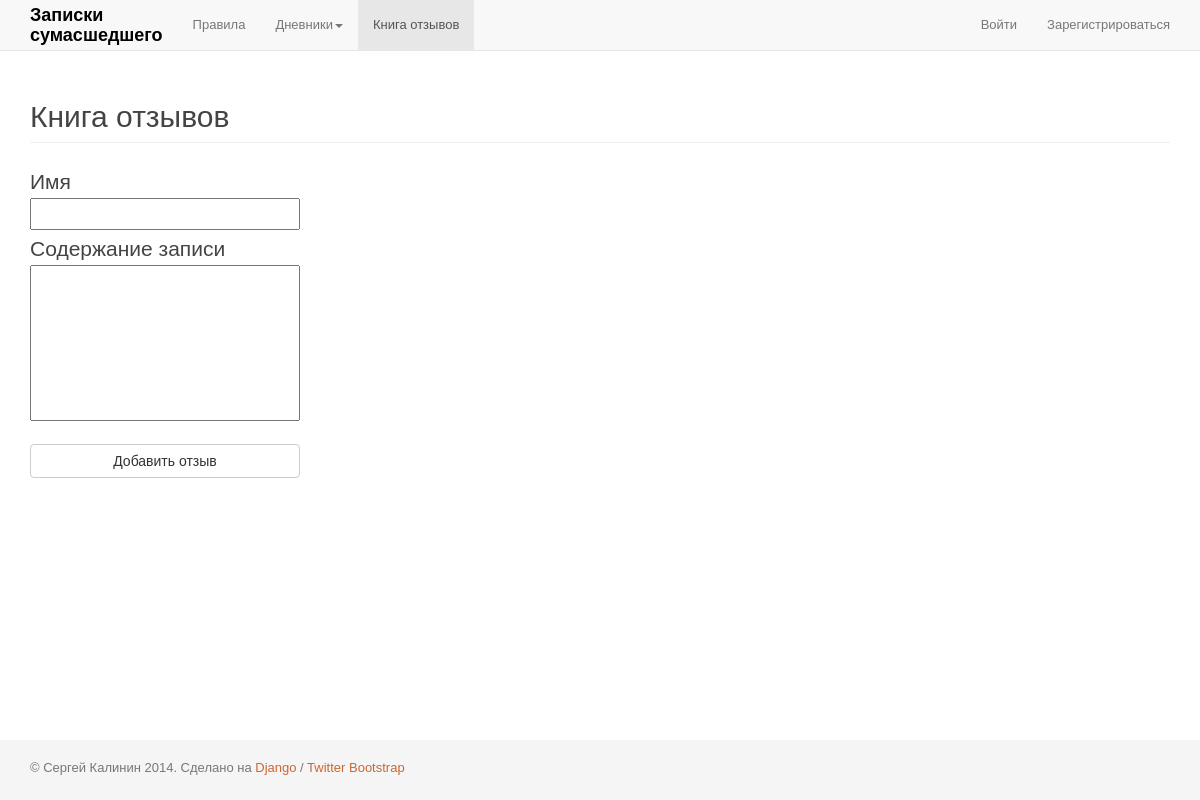
/guestbook/, run on an earlier commit of the app's database.
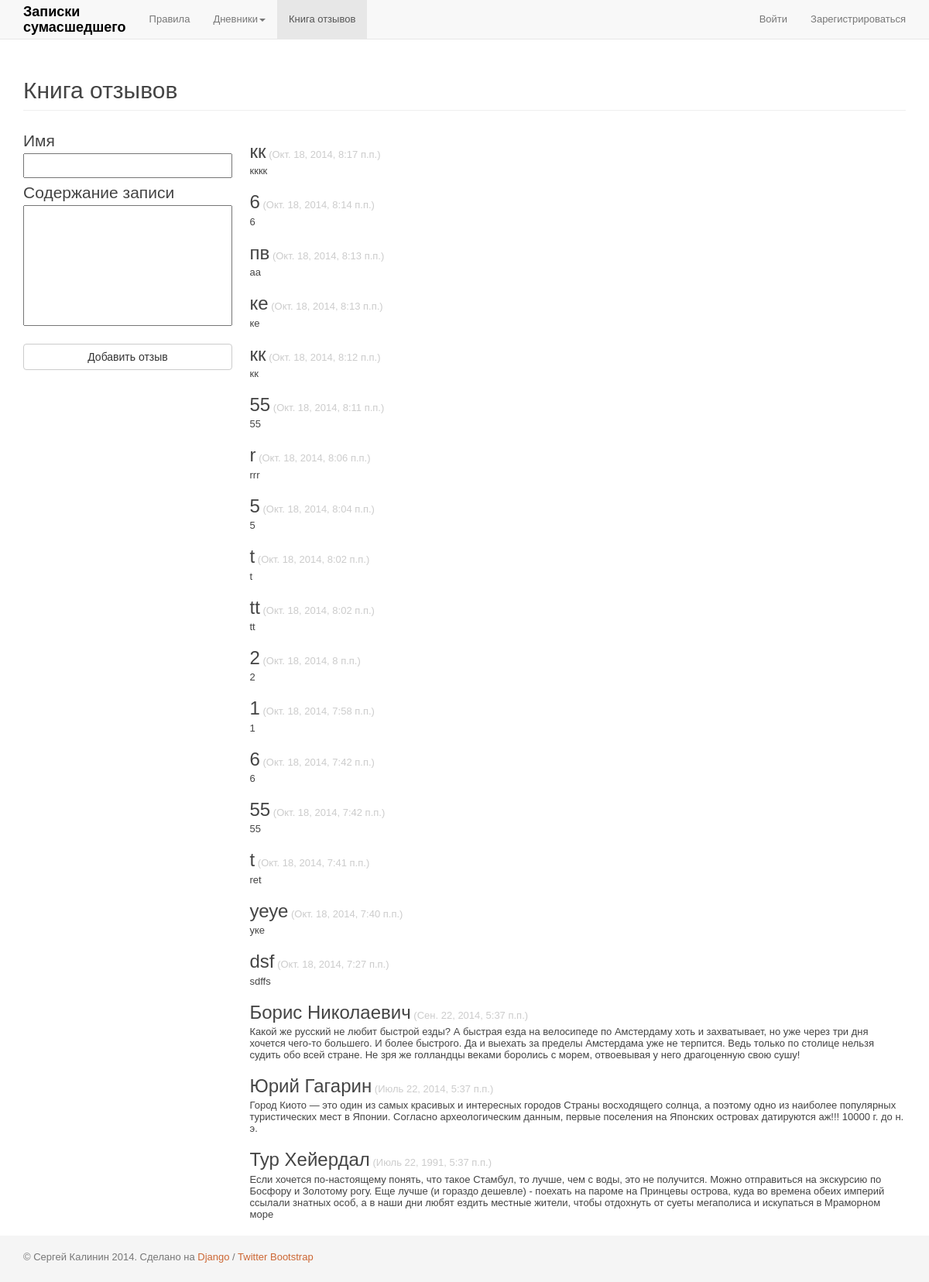
And on a later commit of the database.
### app_guestbook/models.py (models this page shows)
class GuestbookRecord(models.Model):
	username = models.CharField(
		'Имя',
		max_length=100,
		blank=False,
		null=False,
	)
	text = models.TextField(
		'Содержание записи',
		max_length=50000,
		blank=False,
	)
	date = models.DateTimeField(
		'Дата создания',
		auto_now=True,
	)
	is_active = models.BooleanField(default=True)
	@classmethod
	def get_all_entries(self):
		return self.objects.filter(is_active=True).order_by('-date')

### app_guestbook/views.py (the view, shortened to what this page needs)
def guestbook_tape(request):
	action = None
	if request.GET.get('action'):
		action = int(request.GET.get('action'))
	form = GuestbookRecordForm()
	guestbook_records = GuestbookRecord.get_all_entries()
	t = loader.get_template('page_guestbook_tape.html')
	c = RequestContext(request, {
		'guestbook_records': guestbook_records,
		'form': form,
		'action': action,
	}, [custom_proc])
	return HttpResponse(t.render(c))

### app_guestbook/forms.py (shortened to what this page needs)
class GuestbookRecordForm(forms.ModelForm):
	class Meta:
		model = GuestbookRecord
		fields = (
			'username',
			'text',
		)

### app_accounts/templatetags/tags_app_accounts.py (called while the page is built)
@register.inclusion_tag("part_auth_area.html")
def part_auth_area(user):
	if user:
		return {
			'is_authenticated': user.is_authenticated,
			'username': user.username,
			'user_id': user.pk,
		}

@register.inclusion_tag("part_nav_area.html")
def part_nav_area(user):
	if user:
		new_sends = Message.get_new_sends(user.pk)
		return {
			'is_authenticated': user.is_authenticated,
			'new_sends': new_sends,
		}

### app_guestbook/views.py (called while the page is built)
def custom_proc(request):
	modal = Modal.get_entries()
	return{
		'request': request,
		'modal': modal,
	}

### app_messages/models.py (called while the page is built)
	@classmethod
	def get_new_sends(self, user_pk):
		return self.objects.filter(reciever_show=True, reciever=user_pk, date_recieve__isnull=True).count()

	@classmethod
	def get_entries(self):
		return self.objects.all()

### app_zapsum/templatetags/tags_app_zapsum.py (called while the page is built)
@register.inclusion_tag("part_modal.html")
def part_modal(modal, action):
	window_type = None
	window_type_label = None
	timeout = None
	message = None
	for entry in modal:
		if action == entry.id:
			if entry.window == 0:
				window_type = 'infoModal'
				window_type_label = 'mySmallModalLabel'
			elif entry.window == 1:
				window_type = 'commonModal'
				window_type_label = 'commonModalLabel'
			timeout = entry.timeout
			message = entry.message
	return {
		'window_type': window_type,
		'window_type_label': window_type_label,
		'timeout': timeout,
		'message': message,
	}

### app_guestbook/templates/page_guestbook_tape.html (shortened to what this page needs)
{% extends "page_base.html" %}
{% block content %}
	<section class="section guestbook_tape">
		<div class="page-header">
			<h2>Книга отзывов</h2>
		</div>
		<div class="row">
			<div class="col-md-3">
				<form id="formGuestbook" action="{% url 'guestbook_tape' %}" method="POST">
					<div class="cell input_outer">
						<label class="label">{{ form.username.label }}</label>
						{{ form.username }}
					</div>
					<div class="cell input_outer">
						<label class="label">{{ form.text.label }}</label>
						{{ form.text }}
					</div>
					<div class="cell submit_outer">
						<input class="btn btn-default" id="formGuestbookSubmit" type="submit" value="Добавить отзыв" />
					</div>
				</form>
			</div>
			<div class="col-md-9">
				{% for entry in guestbook_records %}
					<article class="article">
						<div class="title">
							<h3 class="h3">{{ entry.username }}</h2>
							<span class="date">{{ entry.date }}</span>
						</div>
						<div class="body">
						{{ entry.text }}
						</div>
					</article>
				{% endfor %}
			</div>
		</div>
	</section>
{% endblock %}

### zapsum/templates/page_base.html (shortened to what this page needs)
<!DOCTYPE html>
{% load staticfiles %}
{% load tags_app_accounts %}
{% load tags_app_zapsum %}
<html lang="ru">
	<head>
		<link href="{% static 'zapsum/css/bootstrap/bootstrap.min.css' %}" rel="stylesheet">
		<link href="{% static 'zapsum/css/bootstrap/sticky-footer-navbar.css' %}" rel="stylesheet">
		<link href="{% static 'zapsum/css/styles.css' %}" rel="stylesheet">
		<link href="{% static 'app_guestbook/css/styles.css' %}" rel="stylesheet">
		<link href="{% static 'app_accounts/css/styles.css' %}" rel="stylesheet">
		<link href="{% static 'app_zapsum/css/styles.css' %}" rel="stylesheet">
	</head>
	<body>
		<div class="navbar navbar-default navbar-fixed-top nav_top" role="navigation">
			<div class="container">
				<div class="navbar-header">
					<a class="navbar-brand" href="{% url 'rules' %}">Записки <br />сумасшедшего</a>
				</div>
				<div class="collapse navbar-collapse">
					<ul class="nav navbar-nav">
						{% part_nav_area request.user %}
					</ul>
					<ul class="nav navbar-nav navbar-right">
						{% part_auth_area request.user %}
					</ul>
				</div>
			</div>
		</div>
		<div class="container main_container">
			{% block content %}{% endblock %}
		</div>
		<div class="footer">
			<div class="container">
				<p class="text-muted">© Сергей Калинин 2014. Сделано на <a href="https://www.djangoproject.com/">Django</a> / <a href="http://getbootstrap.com/">Twitter Bootstrap</a></p>
			</div>
		</div>
	</body>
</html>

### app_accounts/templates/part_nav_area.html (shortened to what this page needs)
<li><a href="{% url 'rules' %}">Правила</a></li>
<li class="dropdown">
	<a href="#" class="dropdown-toggle" data-toggle="dropdown">Дневники<span class="caret"></span></a>
</li>
<li><a href="{% url 'guestbook_tape' %}">Книга отзывов</a></li>

### app_accounts/templates/part_auth_area.html
{% if is_authenticated %}
	<li>
		<a id="login" href="/profile/{{ user_id }}/" onclick="preventDefault()">{{ username }}</a>
	</li>
	<li>
		<a id="exit_link" href="{% url 'logout' %}">(Выйти)</a>
	</li>
{% else %}
	<li>
		<a href="{% url 'authentication' %}">Войти</a>
	</li>
	<li>
		<a href="{% url 'registration' %}">Зарегистрироваться</a>
	</li>
{% endif %}

### zapsum/static/zapsum/css/styles.css (style rules this page uses)
html, body, div, h1, h2, h3, h4, h5, h6, a, a img, p, ul, ol, li, span, fieldset , form, dl, dd, dt, table, tr, td, img { border: none; margin: 0; outline: none; padding: 0; }
body { font: normal 13px arial, sans-serif; color: #444; }
a { color: #cc6633; }
ul { list-style-type: none; }
textarea { resize: none; }
body > .main_container { padding-bottom: 80px; }
.navbar>.container .navbar-brand { color: #000; font-weight: bolder; margin-top: -10px; }

### zapsum/static/app_guestbook/css/styles.css (style rules this page uses)
.guestbook_tape .article .title .h3 { display: inline-block; margin-bottom: 4px; }
.guestbook_tape .article .title .date:before { content: '('; }
.guestbook_tape .article .title .date:after { content: ')'; }
.guestbook_tape .article .title .date { color: #ccc; }
.guestbook_tape .input_outer label { margin-bottom: -5px; display: block; }

### zapsum/static/app_accounts/css/styles.css (style rules this page uses)
form .textarea, form textarea, form input { width: 270px; display: inline-block; }
form .input_outer input { height: 32px; }
form .label { color: #444; font-size: 21px; font-weight: 300; line-height: 1.4; text-align: left; vertical-align: top; width: 270px; display: inline-block; padding-left: 0; }
form .submit_outer { padding-top: 20px; }

What changed in the data, as far as the page shows it:
added GuestbookRecord: username "кк", date "Окт. 18, 2014, 8:17 п.п.", text "кккк"
added GuestbookRecord: username "6", date "Окт. 18, 2014, 8:14 п.п.", text "6"
added GuestbookRecord: username "пв", date "Окт. 18, 2014, 8:13 п.п.", text "аа"
added GuestbookRecord: username "ке", date "Окт. 18, 2014, 8:13 п.п.", text "ке"
added GuestbookRecord: username "кк", date "Окт. 18, 2014, 8:12 п.п.", text "кк"
added GuestbookRecord: username "55", date "Окт. 18, 2014, 8:11 п.п.", text "55"
added GuestbookRecord: username "r", date "Окт. 18, 2014, 8:06 п.п.", text "rrr"
added GuestbookRecord: username "5", date "Окт. 18, 2014, 8:04 п.п.", text "5"
added GuestbookRecord: username "t", date "Окт. 18, 2014, 8:02 п.п.", text "t"
added GuestbookRecord: username "tt", date "Окт. 18, 2014, 8:02 п.п.", text "tt"
added GuestbookRecord: username "2", date "Окт. 18, 2014, 8 п.п.", text "2"
added GuestbookRecord: username "1", date "Окт. 18, 2014, 7:58 п.п.", text "1"
added GuestbookRecord: username "6", date "Окт. 18, 2014, 7:42 п.п.", text "6"
added GuestbookRecord: username "55", date "Окт. 18, 2014, 7:42 п.п.", text "55"
added GuestbookRecord: username "t", date "Окт. 18, 2014, 7:41 п.п.", text "ret"
added GuestbookRecord: username "уеуе", date "Окт. 18, 2014, 7:40 п.п.", text "уке"
added GuestbookRecord: username "dsf", date "Окт. 18, 2014, 7:27 п.п.", text "sdffs"
added GuestbookRecord: username "Борис Николаевич", date "Сен. 22, 2014, 5:37 п.п.", text "Какой же русский не любит быстрой езды? А быстрая езда на велосипеде по Амстердаму хоть и захватывает, но уже через три дня хочется чего-то большего. И более быстрого. Да и выехать за пределы Амстердама уже не терпится. Ведь только по столице нельзя судить обо всей стране. Не зря же голландцы веками боролись с морем, отвоевывая у него драгоценную свою сушу!"
added GuestbookRecord: username "Юрий Гагарин", date "Июль 22, 2014, 5:37 п.п.", text "Город Киото — это один из самых красивых и интересных городов Страны восходящего солнца, а поэтому одно из наиболее популярных туристических мест в Японии. Согласно археологическим данным, первые поселения на Японских островах датируются аж!!! 10000 г. до н. э."
added GuestbookRecord: username "Тур Хейердал", date "Июль 22, 1991, 5:37 п.п.", text "Если хочется по-настоящему понять, что такое Стамбул, то лучше, чем с воды, это не получится. Можно отправиться на экскурсию по Босфору и Золотому рогу. Еще лучше (и гораздо дешевле) - поехать на пароме на Принцевы острова, куда во времена обеих империй ссылали знатных особ, а в наши дни любят ездить местные жители, чтобы отдохнуть от суеты мегаполиса и искупаться в Мраморном море"
